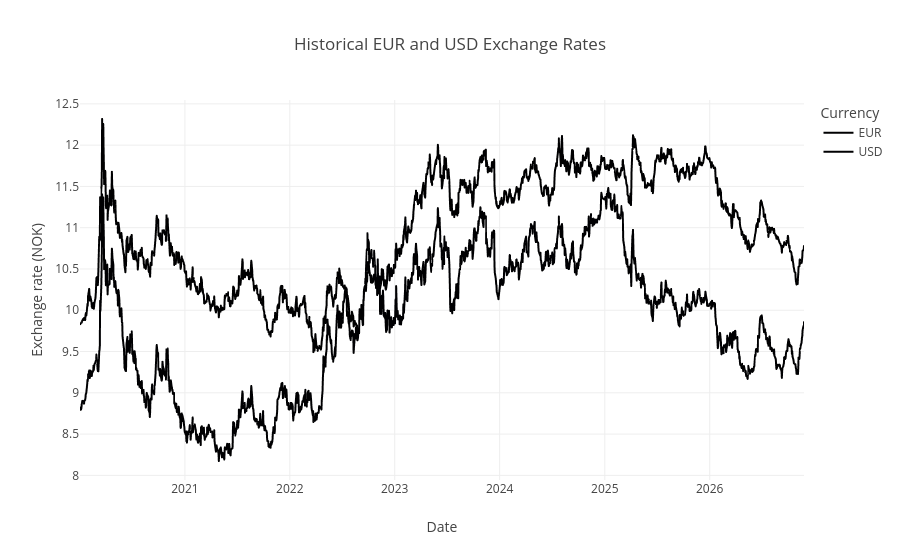

Write notebook code for a chart like this one.
### Code cell
fig = px.line(
    df_currency,
    title="Historical EUR and USD Exchange Rates",
    labels={
        "date": "Date",
        "value": "Exchange rate (NOK)",
        "variable": "Currency"
    }
)

fig.show()

### Figure 1 — Plotly figure (JSON) as saved in the notebook; plotly's stock layout.template omitted (floating-point values rounded to 4 significant figures; data arrays with more than 128 entries replaced by an {"elided": "..."} marker saying what was removed)
{"data": [{"hovertemplate": "Currency=EUR<br>Date=%{x}<br>Exchange rate (NOK)=%{y}<extra></extra>", "legendgroup": "EUR", "line": {"color": "#000001", "dash": "solid"}, "marker": {"symbol": "circle"}, "mode": "lines", "name": "EUR", "showlegend": true, "type": "scattergl", "x": {"elided": "1740 str values"}, "xaxis": "x", "y": {"elided": "1740 float values"}, "yaxis": "y"}, {"hovertemplate": "Currency=USD<br>Date=%{x}<br>Exchange rate (NOK)=%{y}<extra></extra>", "legendgroup": "USD", "line": {"color": "#000002", "dash": "solid"}, "marker": {"symbol": "circle"}, "mode": "lines", "name": "USD", "showlegend": true, "type": "scattergl", "x": {"elided": "1740 str values"}, "xaxis": "x", "y": {"elided": "1740 float values"}, "yaxis": "y"}], "layout": {"legend": {"title": {"text": "Currency"}, "tracegroupgap": 0}, "title": {"text": "Historical EUR and USD Exchange Rates"}, "xaxis": {"anchor": "y", "domain": [0, 1], "title": {"text": "Date"}}, "yaxis": {"anchor": "x", "domain": [0, 1], "title": {"text": "Exchange rate (NOK)"}}}}
